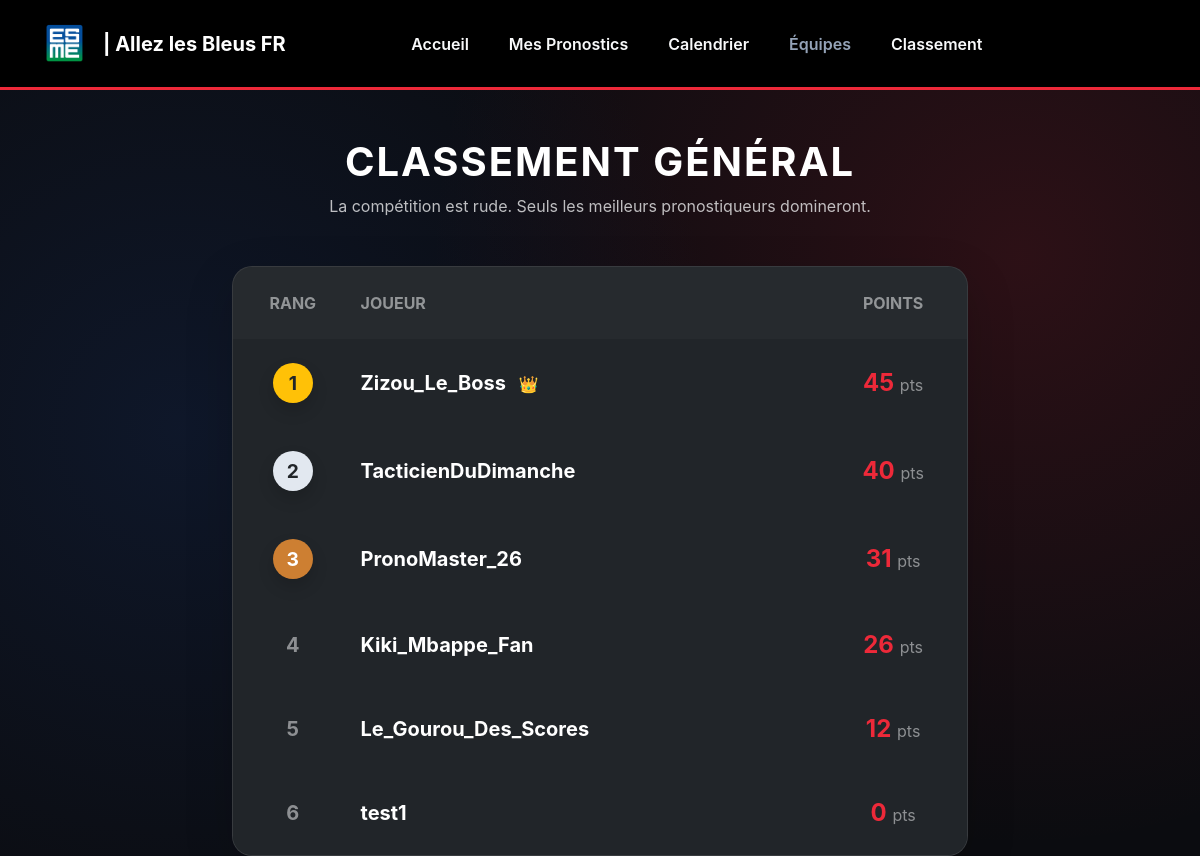
The app's page /ranking (signed in) with its own data.
### tables this page shows
CREATE TABLE Utilisateurs (
    id INTEGER PRIMARY KEY AUTOINCREMENT,
    pseudo TEXT UNIQUE NOT NULL, -- LA NOUVELLE COLONNE EST ICI
    email TEXT UNIQUE NOT NULL,
    mot_de_passe_hash TEXT NOT NULL,
    points_totaux INTEGER DEFAULT 0
);

### app.py (the view)
@app.route('/ranking')
def ranking():
    conn = get_db_connection()
    users = conn.execute('''
        SELECT pseudo, points_totaux
        FROM Utilisateurs
        WHERE email != 'admin@esme.fr'
        ORDER BY points_totaux DESC
    ''').fetchall()
    conn.close()
    return render_template('ranking.html', users=users)

### app.py (called while the page is built)
def get_db_connection():
    conn = sqlite3.connect('database.db')
    conn.row_factory = sqlite3.Row
    return conn

### templates/ranking.html
{% extends 'base.html' %}
{% block content %}
<div class="container mt-5" style="min-height: calc(100vh - 150px);">
    <div class="text-center mb-5">
        <h1 class="fw-bold text-white text-uppercase" style="letter-spacing: 2px;">Classement Général</h1>
        <p class="text-light opacity-75 mt-2">La compétition est rude. Seuls les meilleurs pronostiqueurs domineront.</p>
    </div>
    <div class="row justify-content-center">
        <div class="col-md-8">
            <div class="card border-0 shadow-lg bg-dark" style="border-radius: 20px; overflow: hidden; border: 1px solid rgba(255,255,255,0.1) !important;">
                <table class="table table-dark table-hover mb-0 text-center align-middle border-dark">
                    <thead style="background: rgba(255,255,255,0.05);">
                        <tr>
                            <th class="py-4 text-light opacity-50 text-uppercase fs-6 border-0">Rang</th>
                            <th class="py-4 text-light opacity-50 text-uppercase fs-6 text-start border-0">Joueur</th>
                            <th class="py-4 text-light opacity-50 text-uppercase fs-6 border-0">Points</th>
                        </tr>
                    </thead>
                    <tbody style="border-top: none;">
                        {% for user in users %}
                        <tr style="transition: all 0.2s;">
                            <td class="py-4 border-0">
                                {% if loop.index == 1 %}
                                    <div class="d-inline-block rounded-circle bg-warning text-dark fw-bold shadow" style="width: 40px; height: 40px; line-height: 40px; font-size: 1.2rem;">1</div>
                                {% elif loop.index == 2 %}
                                    <div class="d-inline-block rounded-circle text-dark fw-bold shadow" style="width: 40px; height: 40px; line-height: 40px; font-size: 1.2rem; background-color: #e2e8f0;">2</div>
                                {% elif loop.index == 3 %}
                                    <div class="d-inline-block rounded-circle text-white fw-bold shadow" style="width: 40px; height: 40px; line-height: 40px; font-size: 1.2rem; background-color: #cd7f32;">3</div>
                                {% else %}
                                    <div class="fw-bold fs-5 text-light opacity-50">{{ loop.index }}</div>
                                {% endif %}
                            </td>
                            <td class="py-4 fw-bold fs-5 text-white text-start border-0">
                                {{ user.pseudo }}
                                {% if loop.index == 1 %} <span class="ms-2 fs-6">👑</span> {% endif %}
                            </td>
                            <td class="py-4 fw-bold fs-4 border-0" style="color: #ed2939;">
                                {{ user.points_totaux }} <span class="fs-6 text-light opacity-50 fw-normal">pts</span>
                            </td>
                        </tr>
                        {% endfor %}
                    </tbody>
                </table>
            </div>
        </div>
    </div>
</div>
{% endblock %}

### templates/base.html (shortened to what this page needs)
<!DOCTYPE html>
<html lang="fr">
<head>
    <link href="https://cdn.jsdelivr.net/npm/bootstrap@5.3.0/dist/css/bootstrap.min.css" rel="stylesheet">
    <link rel="stylesheet" href="{{ url_for('static', filename='css/style.css') }}">
</head>
<body style="background-color: #0b0c10; color: #fff;">
<nav class="navbar navbar-expand-lg py-3" style="background-color: #0b0c10; border-bottom: 3px solid #ed2939;">
    <div class="container">
        <a class="navbar-brand fw-bold d-flex align-items-center" href="/accueil" style="color: #fff;">
            <img src="{{ url_for('static', filename='img/Esme-sudria-logo.png') }}" alt="ESME" height="45" class="me-3" style="border-radius: 5px;">
            | Allez les Bleus FR
        </a>
        {% if request.endpoint not in ['index', 'login', 'register'] %}
        <div class="collapse navbar-collapse" id="mainMenu">
            <ul class="navbar-nav mx-auto fw-semibold d-flex align-items-center">
                <li class="nav-item mx-1"><a class="nav-link text-light nav-link-custom" href="/accueil">Accueil</a></li>
                <li class="nav-item mx-1"><a class="nav-link text-light nav-link-custom" href="/dashboard">Mes Pronostics</a></li>
                <li class="nav-item mx-1"><a class="nav-link text-light nav-link-custom" href="/calendrier">Calendrier</a></li>
                <li class="nav-item mx-1"><a class="nav-link text-muted nav-link-custom" href="#">Équipes</a></li>
                <li class="nav-item mx-1"><a class="nav-link text-light nav-link-custom" href="/ranking">Classement</a></li>
            </ul>
            <ul class="navbar-nav d-flex align-items-center">
                {% if session.get('user_id') %}
                <li class="nav-item dropdown">
                    <a class="nav-link dropdown-toggle nav-link-custom d-flex align-items-center" href="#" id="settingsDropdown" role="button" data-bs-toggle="dropdown">
                        <img src="{{ url_for('static', filename='img/setting.png') }}" width="22" alt="Paramètres">
                    </a>
                </li>
                {% endif %}
            </ul>
        </div>
        {% endif %}
    </div>
</nav>
    {% block content %}{% endblock %}
</body>
</html>

### static/css/style.css (style rules this page uses)
:root { --fff-bleu: #002350; --fff-rouge: #E30613; --bg-dark: #0a0e17; --card-bg: #111827; --border: #1f2937; --text: #f3f4f6; }
body { background-color: var(--bg-dark); color: var(--text); font-family: 'Inter', sans-serif; }
.navbar { background-color: #000 !important; border-bottom: 3px solid var(--fff-rouge); }

### templates/base.html (style rules this page uses)
.nav-link-custom { white-space: nowrap; transition: all 0.2s ease-in-out; border-radius: 8px; padding: 8px 16px !important; }
body { background-color: #0b0c10 !important; background-image: radial-gradient(circle at 15% 50%, rgba(20, 40, 80, 0.4), transparent 50%), radial-gradient(circle at 85% 30%, rgba(237, 41, 57, 0.15), transparent 50%); background-attachment: fixed; color: #f8fafc !important; }
.text-muted { color: #94a3b8 !important; }

### records on screen
Utilisateurs: shows "1", pseudo "Zizou_Le_Boss", points_totaux "45"
Utilisateurs: shows "2", pseudo "TacticienDuDimanche", points_totaux "40"
Utilisateurs: shows "3", pseudo "PronoMaster_26", points_totaux "31"
Utilisateurs: pseudo "Kiki_Mbappe_Fan", points_totaux "26"
Utilisateurs: pseudo "Le_Gourou_Des_Scores", points_totaux "12"
Utilisateurs: pseudo "test1", points_totaux "0"
